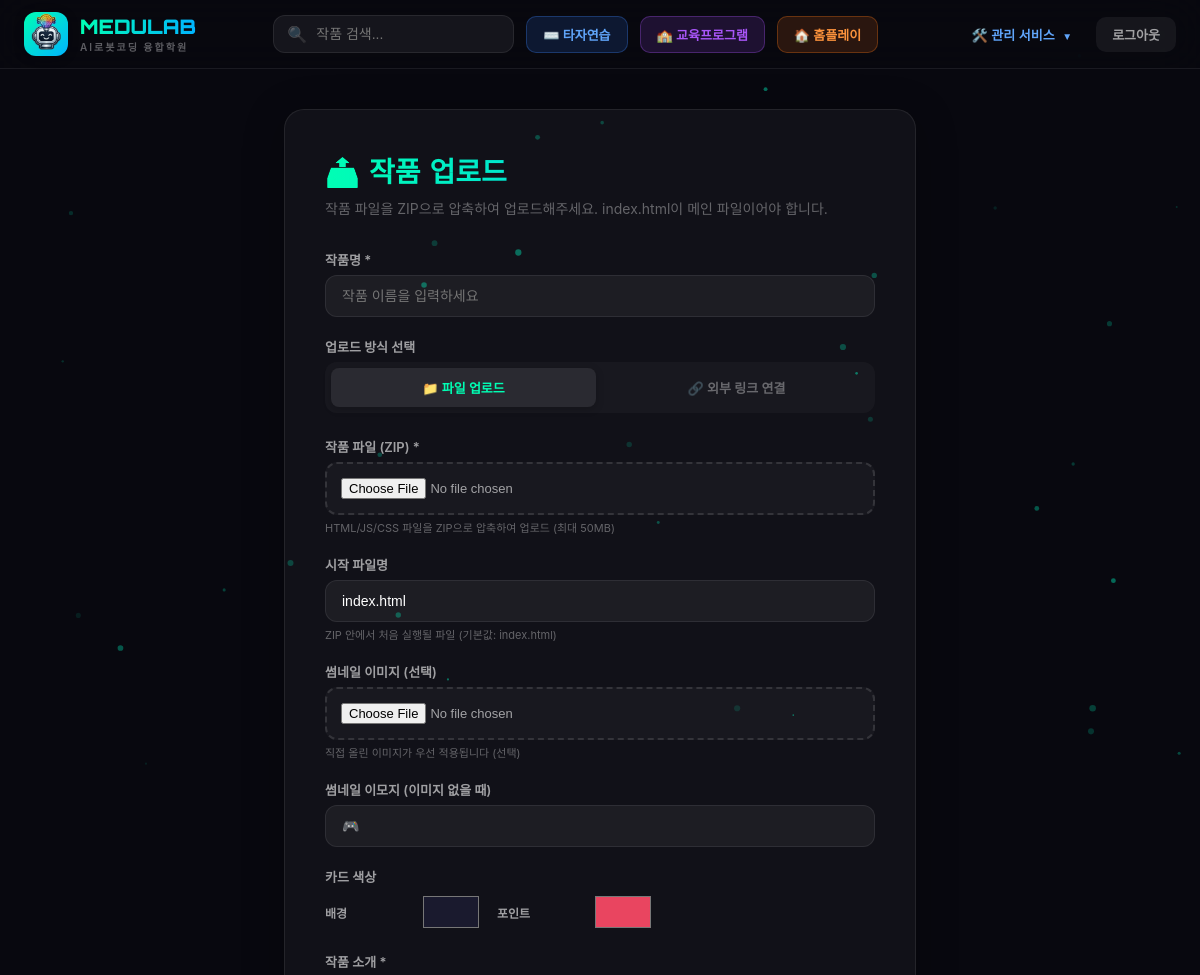
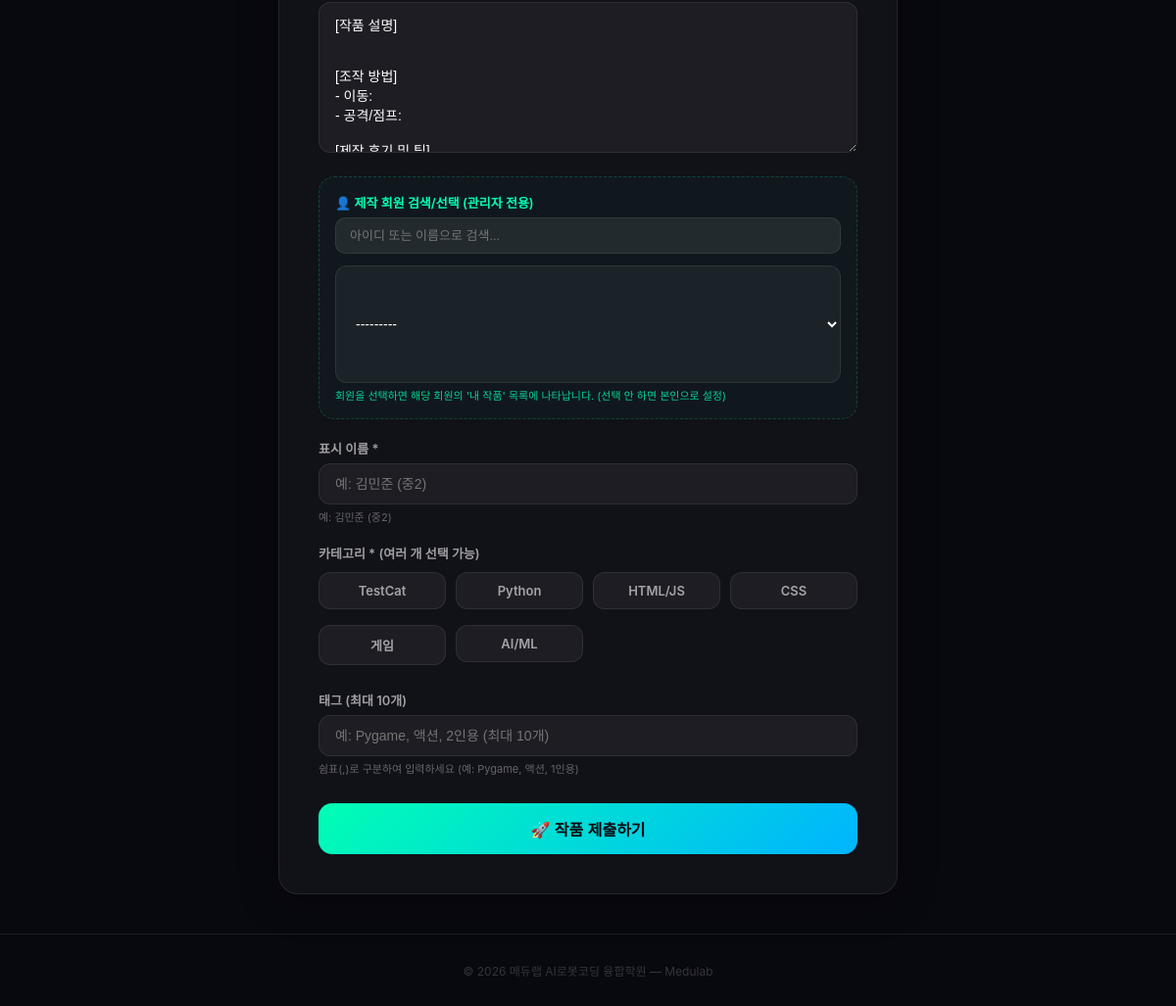
The page /upload/ (signed in) on the database its author committed (2 pictures, top to bottom).
### arcade/models.py (models this page shows)
class Category(models.Model):
    name = models.CharField('카테고리명', max_length=50)
    icon = models.CharField('아이콘(이모지)', max_length=10, default='🎮')
    order = models.IntegerField('정렬순서', default=0)
    class Meta:
        verbose_name = '카테고리'
        verbose_name_plural = '카테고리'
        ordering = ['order']
    def __str__(self):
        return self.name

### arcade/views.py (the view)
# urls.py: path('upload/', views.upload, name='upload'),
@login_required
def upload(request):
    if request.method == 'POST':
        form = ProjectUploadForm(request.POST, request.FILES)
        if form.is_valid():
            project = form.save(commit=False)
            if not request.user.is_staff or not project.author:
                project.author = request.user
            if not request.FILES.get('thumbnail'):
                import json as _json
                raw = request.POST.get('auto_thumbnail_b64_list', '')
                try:
                    b64_list = _json.loads(raw) if raw else []
                except Exception:
                    b64_list = [request.POST.get('auto_thumbnail_b64', '')]
                _apply_auto_thumbnails(project, b64_list)
            if request.user.is_staff:
                project.status = 'approved'
            else:
                project.status = 'pending'
            project.save()
            form.save_m2m()  # ManyToMany 필드(categories, tags) 저장을 위해 필구
            if project.status == 'approved':
                messages.success(request, '작품이 등록되었습니다! 🎉')
            else:
                messages.success(request, '작품이 제출되었습니다! 선생님 승인 후 공개됩니다. ⏳')
            return redirect('home')
    else:
        form = ProjectUploadForm()
    return render(request, 'arcade/upload.html', {'form': form})

### arcade/models.py (called while the page is built)
    @property
    def is_full_member(self):
        return self.user_type in self.FULL_ACCESS_TYPES and self.is_approved

    @property
    def needs_approval(self):
        return self.user_type in self.FULL_ACCESS_TYPES and not self.is_approved

### templates/arcade/upload.html (shortened to what this page needs)
{% extends 'arcade/base.html' %}
{% block content %}
<div class="upload-wrap">
    <div class="upload-card">
        <div class="upload-title">
            {% if is_edit %}💾 작품 수정{% else %}📤 작품 업로드{% endif %}
        </div>
        <p class="upload-sub">
            {% if is_edit %}
            작품의 제목, 소개 등을 수정할 수 있습니다. 파일을 새로 올리면 기존 폴더는 삭제됩니다.
            {% else %}
            작품 파일을 ZIP으로 압축하여 업로드해주세요. index.html이 메인 파일이어야 합니다.
            {% endif %}
        </p>
        <form method="POST" enctype="multipart/form-data">
            <div class="form-group">
                <label>작품명 *</label>
                {{ form.title }}
            </div>
            <div class="form-group">
                <label>업로드 방식 선택</label>
                <div class="method-tabs" id="methodTabs">
                    <div class="method-tab active" onclick="switchMethod('upload')">📁 파일 업로드</div>
                    <div class="method-tab" onclick="switchMethod('link')">🔗 외부 링크 연결</div>
                </div>
            </div>
            <div id="method-upload" class="method-content active">
                <div class="form-group">
                    <label>작품 파일 (ZIP) *</label>
                    {{ form.project_zip }}
                    <div class="help">HTML/JS/CSS 파일을 ZIP으로 압축하여 업로드 (최대 50MB)</div>
                </div>
                <div class="form-group">
                    <label>시작 파일명</label>
                    {{ form.entry_file }}
                    <div class="help">ZIP 안에서 처음 실행될 파일 (기본값: index.html)</div>
                </div>
            </div>
            <div class="form-group">
                <label>썸네일 이미지 (선택)</label>
                {{ form.thumbnail }}
                <div class="help">직접 올린 이미지가 우선 적용됩니다 (선택)</div>
            </div>
            <div class="form-group">
                <label>썸네일 이모지 (이미지 없을 때)</label>
                {{ form.thumbnail_emoji }}
            </div>
            <div class="form-group">
                <label>카드 색상</label>
                <div class="color-row">
                    <label style="font-size:12px;">배경</label>
                    {{ form.color }}
                    <label style="font-size:12px;">포인트</label>
                    {{ form.accent }}
                </div>
            </div>
            <div class="form-group">
                <label>작품 소개 *</label>
                {{ form.description }}
            </div>
            {% if user.is_staff %}
            <div class="form-group" style="padding: 16px; background: rgba(0,255,180,0.03); border: 1px dashed rgba(0,255,180,0.2); border-radius: 16px;">
                <label style="color: var(--accent-green); display: flex; align-items: center; gap: 6px;">
                    👤 제작 회원 검색/선택 (관리자 전용)
                </label>
                <div class="author-search-wrap">
                    <input type="text" id="authorSearch" class="author-search-input" placeholder="아이디 또는 이름으로 검색...">
                </div>
                {{ form.author }}
                <div class="help" style="color: var(--accent-green); opacity: 0.8;">
                    회원을 선택하면 해당 회원의 '내 작품' 목록에 나타납니다. (선택 안 하면 본인으로 설정)
                </div>
            </div>
            {% endif %}
            <div class="form-group">
                <label>표시 이름 *</label>
                {{ form.author_display_name }}
                <div class="help">예: 김민준 (중2)</div>
            </div>
            <div class="form-group">
                <label>카테고리 * (여러 개 선택 가능)</label>
                <div class="category-grid">
                    {% for checkbox in form.categories %}
                    <div class="category-item">
                        <label for="{{ checkbox.id_for_label }}" class="category-label">
                            {{ checkbox.choice_label }}
                        </label>
                    </div>
                    {% endfor %}
                </div>
            </div>
            <div class="form-group">
                <label>태그 (최대 10개)</label>
                {{ form.tags_str }}
                <div class="help">쉼표(,)로 구분하여 입력하세요 (예: Pygame, 액션, 1인용)</div>
            </div>
            <button type="submit" class="submit-btn">
                {% if is_edit %}✨ 수정 완료하기{% else %}🚀 작품 제출하기{% endif %}
            </button>
        </form>
    </div>
</div>
{% endblock %}

### templates/arcade/upload.html (style rules this page uses)
.upload-wrap { max-width: 680px; margin: 40px auto; padding: 0 24px; animation: fadeSlideIn 0.4s ease; }
.upload-card { background: var(--bg-card); border-radius: 20px; padding: 40px; box-shadow: 0 8px 40px rgba(0,0,0,0.3); border: 1px solid var(--border); }
.upload-title { font: 900 28px 'Orbitron', sans-serif; margin-bottom: 8px; background: linear-gradient(90deg, var(--accent-green), var(--accent-blue)); -webkit-background-clip: text; background-clip: text; -webkit-text-fill-color: transparent; }
.upload-sub { color: var(--text-muted); font-size: 14px; margin-bottom: 32px; }
.form-group { margin-bottom: 20px; }
.form-group label { display: block; color: var(--text-secondary); font-size: 13px; font-weight: 600; margin-bottom: 6px; }
.form-group .help { color: var(--text-muted); font-size: 11px; margin-top: 4px; }
.form-input { width: 100%; padding: 12px 16px; background: rgba(255,255,255,0.05); border: 1px solid var(--border); border-radius: 12px; color: #fff; font-size: 14px; outline: none; font-family: 'Noto Sans KR', sans-serif; transition: border-color 0.2s; }
textarea.form-input { resize: vertical; min-height: 100px; }
.form-color { width: 60px; height: 40px; border: none; border-radius: 10px; cursor: pointer; background: transparent; }
.color-row { display: flex; gap: 16px; align-items: center; }
.color-row label { margin-bottom: 0; min-width: 80px; }
.form-file { width: 100%; padding: 14px; background: rgba(255,255,255,0.03); border: 2px dashed rgba(255,255,255,0.12); border-radius: 12px; color: var(--text-secondary); font-size: 13px; cursor: pointer; }
.submit-btn { width: 100%; padding: 14px; background: linear-gradient(135deg, var(--accent-green), var(--accent-blue)); border: none; border-radius: 14px; color: var(--bg-primary); font: 700 16px 'Noto Sans KR', sans-serif; cursor: pointer; transition: all 0.2s; margin-top: 8px; }
.method-tabs { display: flex; gap: 8px; margin-bottom: 24px; background: rgba(255,255,255,0.03); padding: 6px; border-radius: 12px; }
.method-tab { flex: 1; text-align: center; padding: 10px; border-radius: 8px; font-size: 13px; font-weight: 600; cursor: pointer; color: var(--text-muted); transition: all 0.2s; }
.method-tab.active { background: rgba(255,255,255,0.08); color: var(--accent-green); box-shadow: 0 2px 8px rgba(0,0,0,0.2); }
.method-content { display: none; }
.method-content.active { display: block; }
.category-grid { display: grid; grid-template-columns: repeat(auto-fill, minmax(120px, 1fr)); gap: 10px; margin-top: 10px; }
.category-item { position: relative; }
.category-label { display: block; padding: 10px; text-align: center; background: rgba(255,255,255,0.05); border: 1px solid var(--border); border-radius: 12px; font-size: 13px; color: var(--text-muted); cursor: pointer; transition: all 0.2s; }
.author-search-wrap { position: relative; margin-bottom: 8px; }
.author-search-input { width: 100%; padding: 10px 14px; background: rgba(255,255,255,0.08); border: 1px solid var(--border); border-radius: 10px; color: var(--accent-green); font-size: 13px; outline: none; }
.author-select { height: 120px !important; margin-top: 4px; }
.author-select option { padding: 8px; border-bottom: 1px solid rgba(255,255,255,0.03); }
.author-select option:checked { background: var(--accent-green) !important; color: #000; }

### templates/arcade/base.html (style rules this page uses)
*, *::before, *::after { box-sizing: border-box; margin: 0; padding: 0; }
:root { --bg-primary: #08080f; --bg-card: #111118; --bg-surface: #0a0a12; --text-primary: #ffffff; --text-secondary: rgba(255, 255, 255, 0.6); --text-muted: rgba(255, 255, 255, 0.35); --accent-green: #00ffb4; --accent-blue: #00b4ff; --accent-purple: #a855f7; --border: rgba(255, 255, 255, 0.08); }
body { background: var(--bg-primary); color: var(--text-primary); font-family: 'Noto Sans KR', -apple-system, BlinkMacSystemFont, sans-serif; min-height: 100vh; overflow-x: hidden; }

### rows shown on the page
Category: choice_label "TestCat"
Category: choice_label "Python"
Category: choice_label "HTML/JS"
Category: choice_label "CSS"
Category: choice_label "게임"
Category: choice_label "AI/ML"
